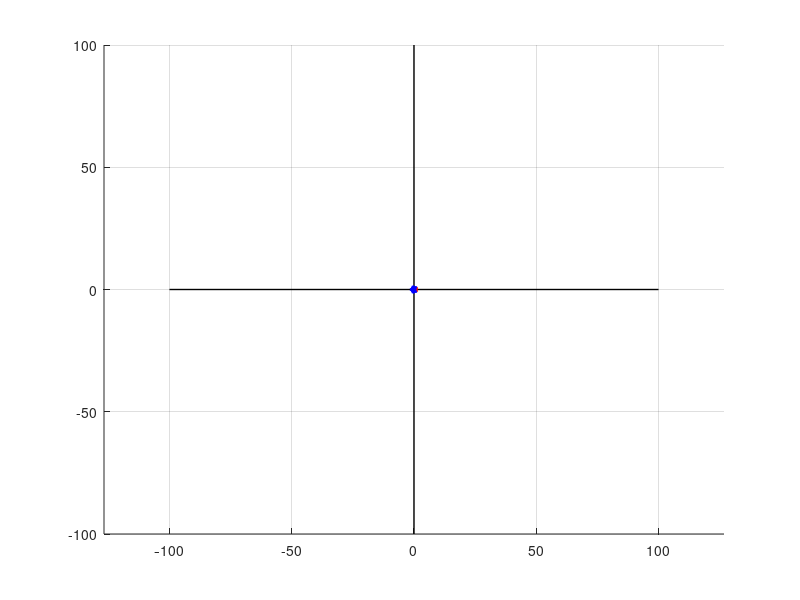

Here is the MATLAB script that generated this plot: (Note: this script raises an error after producing the figure.)
% Anush Rathod
% 12/31/21
% ECE 201, Winter 22, C1
% Finding all the nth roots of a complex number and drawing them

clf   % clear all figures
clear   % remove all variables from the workspace

% needed to draw axes
ax = [-100,100]; ze = [0,0];

hold on
% plot x- and y-axes as black lines (draw the axes before using QUIVER)
plot(ax,ze, 'k', 'LineWidth', 1)
plot(ze,ax, 'k', 'LineWidth', 1)


% ----- input z = a + jb, then convert to exponential form -----

z = input('Input a complex number z as a+bj: ');
n = input('Input the power of the root, i.e., n of z^1/n: ');  % 
a = real(z); b = imag(z);

% z = a+jb = A*exp(j*phi)

A = norm(z);   % amplitude of z
phi = rad2deg(angle(z))   % phase of z in degrees, -180deg < phi <= 180deg


% ----- set up parameters needed to find n roots of z -----

% z^1/n = R*exp(jB)

R = A^(1/n);   % amplitude R of z^1/n
B = phi/n;   % phase in deg associated with principal value of z^1/n
dB = 360/n;   % difference between phase angles, in degrees

X = R*cosd(B); Y = R*sind(B);


% ----- plot roots and compute checks -----

% plot an arrow to represent the principal value of z^1/n, in red
quiver(0, 0, X, Y, 0, 'r', 'LineWidth', 3)

check = zeros(n,1);   % initialize n checks as a column vector

check(1) = z - (X + j*Y)^n;   % first check, output at the end

for i = 2:n   % cycle through the other values to make the rest of the arrows
    
    B = B + dB;   % add dB to find the next nth root of z
    X = R*cosd(B); Y = R*sind(B);

    % plot an arrow for the next root, in blue
    quiver(0, 0, X, Y, 0, 'b', 'LineWidth', 3)

check(i) = z - (X + j*Y)^n;

end

check   % output the n checks; each should be close to 0+j0


% ----- make the figure look nicer -----

grid on; axis equal   % makes the frame square, to emphasize the symmetry of the roots

ac = gca; ac.FontSize = 16; ac.GridAlpha = 0.5;   % change all fonts to 16pt; make the grid darker

xlabel('Re({\textbf{z}})', 'FontSize', 20, 'Interpreter', 'latex'); 
ylabel('Im({\textbf{z}})', 'FontSize', 20, 'Interpreter', 'latex')

% determine the sign of b, so that we can include z in the title
bSgn='+';
if b<0
    bSgn='-';
end
bMag = norm(b);   % magnitude of b
    
title({'ECE 201/296C Exercise C1/C9', ...
    sprintf('Finding and drawing the %d values of $(%d%sj%d)^{1/%d}$', ...
    n,a,bSgn,bMag,n)}, 'FontSize', 24, 'Interpreter', 'latex') 

max = ceil(R+0.1);   % round up R to the next integer
axis([-max max -max max])   % set the upper and lower limits of the axes 

hold off
